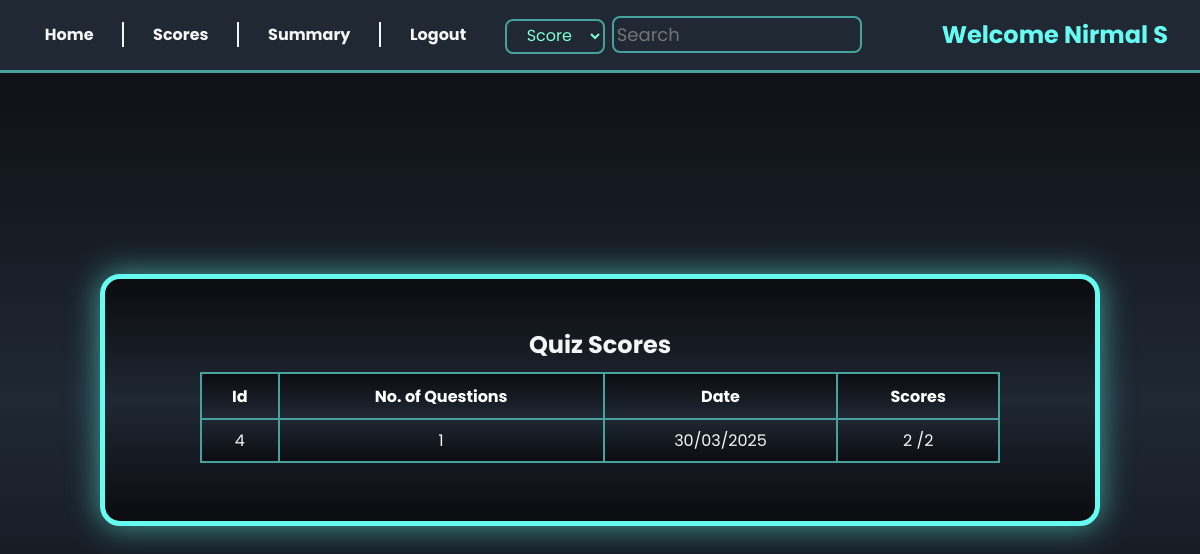
The page /scores (signed in) on the database its author committed.
### models/models.py (models this page shows, shortened)
class User(db.Model):
  id = db.Column(db.Integer, primary_key=True, nullable=False)
  email = db.Column(db.String(50), unique=True, nullable=False)
  hashed_password = db.Column(db.String(), nullable=False)
  fullname = db.Column(db.String(50), nullable=False)
  dob = db.Column(db.Date(), nullable = False)
  qualification = db.Column(db.String(50), nullable=False)
  is_admin = db.Column(db.Boolean, default=False)
  scores = db.relationship('Scores', backref='user', cascade="all, delete-orphan")

class Scores(db.Model):
  id = db.Column(db.Integer, primary_key=True, nullable=False)
  user_id = db.Column(db.Integer(), db.ForeignKey('user.id', ondelete='CASCADE'), nullable=False)
  quiz_id = db.Column(db.Integer(), db.ForeignKey('quiz.id', ondelete='CASCADE'), nullable=False)
  time_stamp_of_attempt = db.Column(db.DateTime(), nullable=False)
  total_scored = db.Column(db.Integer, nullable=False, default =0)

class Quiz(db.Model):
  id = db.Column(db.Integer, primary_key=True, nullable= False)
  chapter_id = db.Column(db.Integer, db.ForeignKey('chapter.id'), nullable=False)
  date_of_quiz = db.Column(db.Date(), nullable=False)
  time_duration = db.Column(db.Integer(), nullable=False)
  scores = db.relationship('Scores', backref='quiz', cascade="all, delete-orphan")
  questions = db.relationship('Question', backref = 'quiz', cascade = "all, delete-orphan")

### controllers/routes.py (the view)
@login_required
@app.route('/scores')
def scores():
    email = session.get('email')
    user = User.query.filter_by(email = email).first()
    scores = Scores.query.filter_by(user_id = user.id).all()
    quizzes = Quiz.query.all()
    chapters = Chapter.query.all()
    return render_template('scores.html', scores = scores, quizzes = quizzes, name = session.get('name'), chapters = chapters)

### templates/scores.html (shortened to what this page needs)
{% extends 'base.html' %}
{% block content %}
<div class="admin-container">
    {% include 'user_nav.html'   %}
    <div class="score-detail">
        <h2>Quiz Scores</h2>
        {% if scores %}
        <table>
            <thead>
                <tr>
                    <th>Id</th>
                    <th>No. of Questions</th>
                    <th>Date</th>
                    <th>Scores</th>
                </tr>
            </thead>
            <tbody>
                {% for score in scores %}
                    <tr>
                        <td>{{score.quiz_id}}</td>
                        {% for quiz in quizzes %}
                            {% if quiz.id == score.quiz_id %}
                            <td>{{quiz.questions | length}}</td>
                            {% endif %}
                        {% endfor %}
                        <td>{{score.time_stamp_of_attempt.strftime("%d/%m/%Y") }}</td>
                        {% set total_marks = namespace(value = 0) %}
                        {% for quiz in quizzes %}
                            {% if quiz.id == score.quiz_id %}
                                {% for ques in quiz.questions %}
                                {% set total_marks.value = total_marks.value + ques.marks %}
                                {% endfor %}
                            {% endif %}
                        {% endfor %}
                        <td>{{score.total_scored}} /{{total_marks.value}}</td>
                    </tr>
                {% endfor %}
            </tbody>
        </table>
        {% else %}
            <h3>No Quiz attempted yet</h3>
        {% endif %}
    </div>
</div>
{% endblock %}

### templates/user_nav.html (shortened to what this page needs)
<nav>
    <div class="navigation">
        <ul>
            <li><a  href="{{ url_for('user_dashboard' ) }}">Home</a></li>
            <li><a  href="{{ url_for('scores' ) }}">Scores</a></li>
            <li><a  href="{{ url_for('user_summary' ) }}">Summary</a></li>
            <li><a  href="{{ url_for('logout') }}">Logout</a></li>
        </ul>
    </div>
    <div class="search-greeting">
        <form method="get" action="/searched">
            <select name="category" style="width: 100px;margin-right:3px ;font-size: 1em;
            border: 2px solid var(--box-shadow); height: 35px; border-radius: 8px;">
            <option value="Score">Score</option>
        </select>
            <input type="text" name="query" placeholder="Search" style="padding: 3px; font-size: large;">
        </form>
        <h2>Welcome {{name}}</h2>
    </div>
</nav>

### static/styles.css (style rules this page uses)
* { padding: 0; margin: 0; outline: 0; list-style: none; text-decoration: none; font-family: 'Poppins', 'system-ui'; box-sizing: border-box; }
:root { --accent-color:#66fcf1; --box-shadow :#45a29e; --text-color :whitesmoke; --light-shade :#1f2833; --dark-shade :#181818; --background: linear-gradient(#0b0c10,#1f2833,#0b0c10); }
body { overflow-x: hidden; width: 100vw; height: 100vh; background:var(--background); background-repeat: no-repeat; background-size: cover; background-attachment: fixed; display: flex; justify-content: center; align-items: center; color: var(--text-color); }
a { color: var(--text-color); text-align: center; padding: 0.8em; margin-top: 1.5em; }
.score-detail table tbody td { border-right: 2px solid var(--box-shadow) }

### rows shown on the page
User: fullname "Nirmal S"
Scores: quiz_id "4", time_stamp_of_attempt "30/03/2025", total_scored "2", value "2"
Quiz: questions|length "1"
